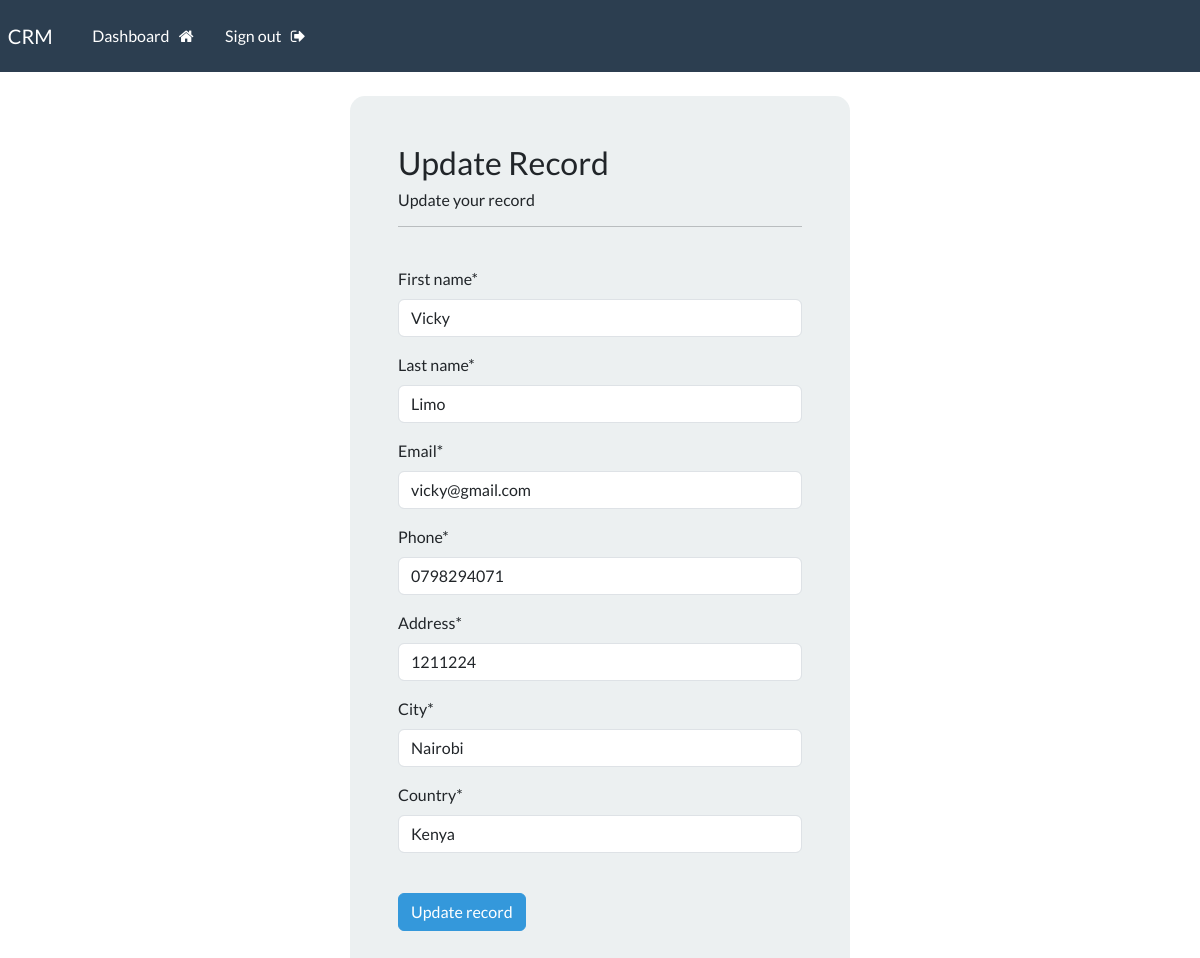
The page /update-record/3 (signed in) on the database its author committed.
### main/models.py (models this page shows, shortened)
class Record (models.Model):
    creation_date =models.DateTimeField(auto_now_add=True)
    first_name = models.CharField(max_length=20)
    last_name = models.CharField(max_length=20)
    email = models.EmailField(max_length=255)
    phone = models.CharField(max_length=20)
    address = models.CharField(max_length=255)
    city = models.CharField(max_length=255)
    country = models.CharField(max_length=255)

### main/views.py (the view)
# urls.py: path('update-record/<int:pk>', views.update_record, name='update-record'),
@login_required(login_url='my-login')
def update_record(request, pk):
    record = get_object_or_404(Record, id=pk)
    if request.method == "POST":
        form = UpdateRecordForm(request.POST, instance=record)
        if form.is_valid():
            form.save()
            messages.success(request, "Your record was updated!")
            return redirect("dashboard")
    else:
        form = UpdateRecordForm(instance=record)
    context = {'form': form}
    return render(request, 'update-record.html', context)

### main/forms.py
class UpdateRecordForm(forms.ModelForm):
    class Meta:
        model = Record
        fields = ['first_name', 'last_name', 'email', 'phone', 'address', 'city', 'country']

### templates/update-record.html (shortened to what this page needs)
{% extends 'base.html' %}
{% load crispy_forms_filters %}
{% load crispy_forms_tags %}
{% block content %}
      <body>
<div class="container bg-light shadow-md p-5 form-layout">
    <h3>Update Record</h3>
    <h6>Update your record</h6>
<hr>
<br>
<form method="post" autocomplete="off">
    {{ form|crispy }}
    <br>
    <button type="submit" class="btn btn-info  ">Update record</button>
</form>
  </div>
    </body>
{% endblock %}

### CRM/static/css/style.css (style rules this page uses)
.form-layout { border-radius: 15px; width: 500px; }

### rows shown on the page
Record: first_name "Vicky", last_name "Limo", email "vicky@gmail.com", phone "0798294071", address "1211224", city "Nairobi", country "Kenya"
